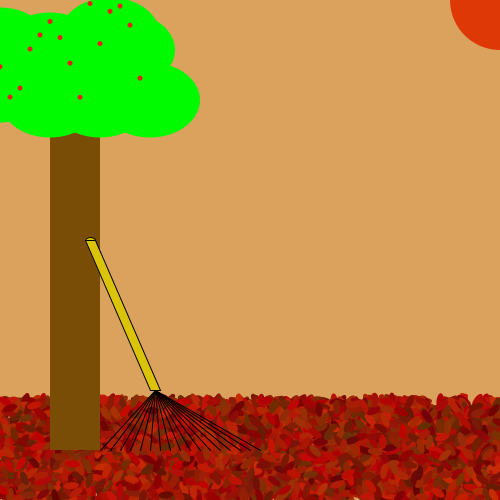
Frame 1 (no input)
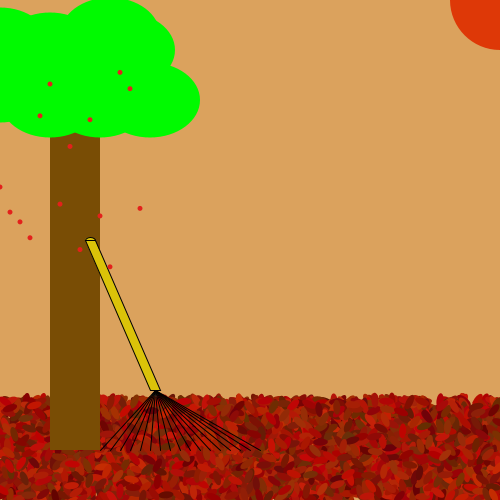
Frame 60 (the mouse pressed at the canvas centre just before this capture)
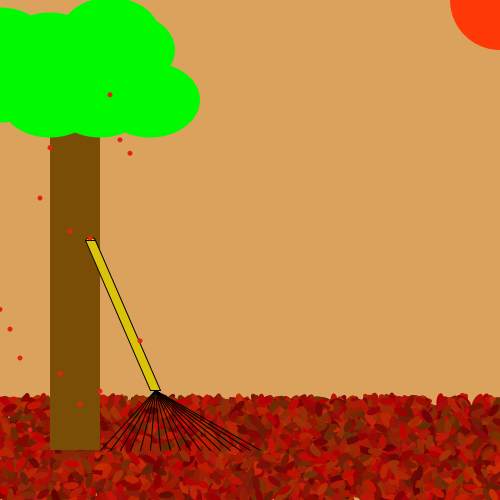
Frame 120 (the mouse held since frame 60 and released just before this capture)

The Processing sketch that drew these frames (run headless with seeded random() and noise(); from frame 60 on, the mouse is pressed at the canvas centre):

// Processing sketch: processing_76682
// ── processing_76682.pde

/*****************************************
 * Assignment 4
 * Name:    James Reingruber
 * E-mail:  jreingru@haverford.edu
 * Course:      CS 110 - Section 01
 * Submitted:    10/23/2012
 *
 * 
 * This program depicts a mid-afternoon scene in Autumn.
 * Arrays and objects are used to create leaves and
 * berries falling from a tree
 *
***********************************************/
//declare arrays
Acorn[] acorns = new Acorn [15];
Leaf[] leaves = new Leaf [5000];

//declare MaxNumObjects (used to determine how many leaves can be created at one via mouse click)
int MaxNumObjects=20;
Maple[] maples = new Maple [MaxNumObjects];


//create background, canvas size
void setup () {
  smooth ();
  background (255);
  size (500, 500);
  
  //for loop used to create berries falling out of tree
  for (int i = 0; i < acorns.length; i++) {
    acorns[i] = new Acorn (i*10, random (0, 100), random (1, 5));
  }
  //for loop used to create pile of leaves on ground
  for (int i = 0; i < leaves.length; i++) {
    leaves[i] = new Leaf (random (0, 500), random (400, 500), random (0, 360), random (100, 200), random (0, 50), random (0, 10));
  }
}

void draw () {
  //tan autumn background
  background (219,162,93);
  noStroke ();
 //draw pile of leaves
    for (int i = 0; i < leaves.length; i++) {
      leaves[i].appear ();
    }
//create leaves blowing in wind via mouseclick
  for (int i=0; i< maples.length; i++) {
    if (maples[i] != null) {
      maples[i].show ();
      maples[i].blow ();
    }
  }
   
//draw sun.  Fill Color determined by distance of mouse from sun
fill (500-(dist (mouseX,mouseY, 500,0)/1.8), 56,7); 
ellipse (500,0, 100,100);
   
    //draw tree
    fill (121, 77, 5);
    rect (50, 100, 50, 350);
    fill (0, 250, 0);
    ellipse (100, 100, 100, 75);
    ellipse (150, 100, 100, 75);
    ellipse (50, 100, 100, 75);
    ellipse (0, 85, 100, 75);
    ellipse (125, 50, 100, 75);
    ellipse (110, 35, 100, 75);
    ellipse (0, 45, 100, 75);
    ellipse (50, 50, 100, 75);

    //draw rake
    stroke (0);
    fill (219,195,9);
    ellipse (90, 240, 10, 5);
    beginShape ();
    vertex (85, 240);
    vertex (95, 240);
    vertex (160, 390);
    vertex (150, 390);
    endShape (CLOSE);
    line (155, 390, 110, 450);
    line (155, 390, 100, 450);
    line (155, 390, 120, 450);
    line (155, 390, 130, 450);
    line (155, 390, 140, 450);
    line (155, 390, 150, 450);
    line (155, 390, 160, 450);
    line (155, 390, 170, 450);
    line (155, 390, 180, 450);
    line (155, 390, 190, 450);
    line (155, 390, 200, 450);
    line (155, 390, 210, 450);
    line (155, 390, 220, 450);
    line (155, 390, 230, 450);
    line (155, 390, 240, 450);
    line (155, 390, 250, 450);
    line (155, 390, 260, 450);
   
    noStroke ();
   
    //create berries that fall from tree
    for (int i = 0; i < acorns.length; i++) {
      acorns[i].fall();
      acorns[i].display ();
    }
  
}
/*****************************************
 * Represents berriers generated at random positions that 
 * fall from tree
 * @author James Reingruber (jreingru@haverford.edu)
 *
***********************************************/
class Acorn {
  float nutx;
  float nuty;
  float ySpeed;

  Acorn (float tempNutx, float tempNuty, float tempYSpeed) {
    nutx=tempNutx;
    nuty= tempNuty;
    ySpeed= tempYSpeed;
  }
  //display berries
  void display () {
    line (nutx, nuty, nutx, nuty-3);
    fill (227, 33, 27);
    ellipse (nutx, nuty, 5, 5);
  }
  //berries fall
  void fall () {
    nuty = nuty + ySpeed;
    if (nuty > 500) {
      nuty = random (0, 100);
    }
  }
}

/*****************************************
 * Represents a pile of leaves on the ground
 *
 * @author James Reingruber (jreingru@haverford.edu)
 *
***********************************************/
class Leaf {
  float leafX;
  float leafY;
  float leafAngle;
  float leafRed;
  float leafGreen;
  float leafBlue;

  Leaf (float tempLeafX, float tempLeafY, float tempLeafAngle, float tempLeafRed, float tempLeafGreen, float tempLeafBlue) {
    leafX= tempLeafX;
    leafY=tempLeafY;
    leafAngle=tempLeafAngle;
    leafRed = tempLeafRed;
    leafGreen= tempLeafGreen;
    leafBlue=tempLeafBlue;
  }
  
  //create pile of leaves
  void appear () {
    fill (leafRed, leafGreen, leafBlue);
    pushMatrix();
    translate (leafX, leafY);
    rotate (radians(leafAngle));
    ellipse (0, 0, 15, 7);
    popMatrix();
  }
}

/*****************************************
 * Represents leaves blowing in the wind that can be created  
 * via mouse click
 * @author James Reingruber (jreingru@haverford.edu)
 *
***********************************************/
class Maple {
  float mapleX;
  float mapleY;
  float mapleWidth;
  float mapleHeight;
  float mapleXspeed;
  float mapleYspeed;
  float leafColor;

  Maple (float tempMapleX, float tempMapleY, float tempMapleWidth, float tempMapleHeight, float tempLeafColor) {

    mapleX= tempMapleX;
    mapleY = tempMapleY;
    mapleWidth = tempMapleWidth;
    mapleHeight= tempMapleHeight;
    leafColor = tempLeafColor;
  }
  //maple leaves appear
  void show () {
    frameRate (30);
    fill (203, leafColor, 12);
    ellipse (mapleX, mapleY, mapleWidth, mapleHeight);
    stroke (72, 61, 5);
    line (mapleX, mapleY- (mapleHeight/2), mapleX, mapleY+(mapleHeight/2));
    noStroke ();
  }
 
  //maple leaves blown by wind
  void blow () {
    mapleX = mapleX+6;
    mapleY = (mapleY+4) + (32 * cos (mapleX));
  }
}


//formula for making maximum number of leaves appearing via mousepress = MaxNumObjects
int idxMyobject = 0;

void mousePressed () {
  maples [idxMyobject] = new Maple(mouseX, mouseY, random (3,12), random (12,19), random (100,250));
  idxMyobject = (idxMyobject +1) % MaxNumObjects;
}
